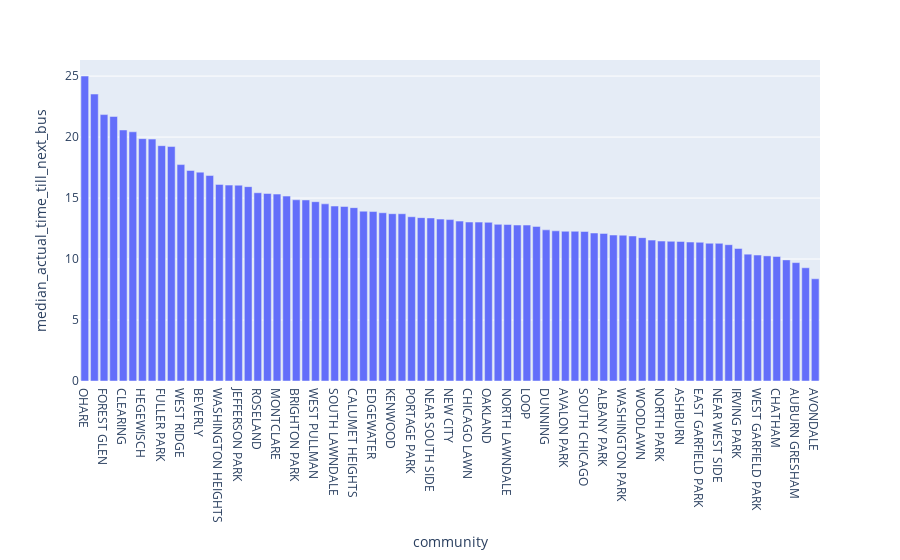

Write notebook code for a chart like this one.
### Code cell
import plotly.express as px
test = all_metrics_ca.sort_values(by='median_actual_time_till_next_bus', ascending=False)
fig = px.bar(test, x='community', y='median_actual_time_till_next_bus')
fig.show()

### Figure 1 — Plotly figure (JSON) as saved in the notebook; plotly's stock layout.template omitted (floating-point values rounded to 4 significant figures)
{"data": [{"alignmentgroup": "True", "hovertemplate": "community=%{x}<br>median_actual_time_till_next_bus=%{y}<extra></extra>", "legendgroup": "", "marker": {"color": "#636efa", "pattern": {"shape": ""}}, "name": "", "offsetgroup": "", "orientation": "v", "showlegend": false, "textposition": "auto", "type": "bar", "x": ["OHARE", "EDISON PARK", "FOREST GLEN", "NORWOOD PARK", "CLEARING", "GARFIELD RIDGE", "HEGEWISCH", "EAST SIDE", "FULLER PARK", "ARMOUR SQUARE", "WEST RIDGE", "MOUNT GREENWOOD", "BEVERLY", "MORGAN PARK", "WASHINGTON HEIGHTS", "PULLMAN", "JEFFERSON PARK", "BURNSIDE", "ROSELAND", "MCKINLEY PARK", "MONTCLARE", "ROGERS PARK", "BRIGHTON PARK", "SOUTH DEERING", "WEST PULLMAN", "ARCHER HEIGHTS", "SOUTH LAWNDALE", "DOUGLAS", "CALUMET HEIGHTS", "HYDE PARK", "EDGEWATER", "LOWER WEST SIDE", "KENWOOD", "LINCOLN SQUARE", "PORTAGE PARK", "SOUTH SHORE", "NEAR SOUTH SIDE", "GRAND BOULEVARD", "NEW CITY", "BRIDGEPORT", "CHICAGO LAWN", "WEST LAWN", "OAKLAND", "BELMONT CRAGIN", "NORTH LAWNDALE", "UPTOWN", "LOOP", "GAGE PARK", "DUNNING", "WEST ENGLEWOOD", "AVALON PARK", "HERMOSA", "SOUTH CHICAGO", "ENGLEWOOD", "ALBANY PARK", "LOGAN SQUARE", "WASHINGTON PARK", "RIVERDALE", "WOODLAWN", "GREATER GRAND CROSSING", "NORTH PARK", "LINCOLN PARK", "ASHBURN", "WEST ELSDON", "EAST GARFIELD PARK", "NEAR NORTH SIDE", "NEAR WEST SIDE", "AUSTIN", "IRVING PARK", "LAKE VIEW", "WEST GARFIELD PARK", "WEST TOWN", "CHATHAM", "NORTH CENTER", "AUBURN GRESHAM", "HUMBOLDT PARK", "AVONDALE"], "xaxis": "x", "y": [25.0, 23.53, 21.84, 21.69, 20.58, 20.43, 19.87, 19.83, 19.29, 19.22, 17.74, 17.26, 17.13, 16.85, 16.12, 16.06, 16.05, 15.94, 15.43, 15.38, 15.33, 15.16, 14.86, 14.84, 14.7, 14.52, 14.34, 14.31, 14.21, 13.92, 13.89, 13.79, 13.72, 13.71, 13.47, 13.39, 13.37, 13.27, 13.23, 13.11, 13.03, 13.03, 13.01, 12.84, 12.83, 12.79, 12.78, 12.68, 12.39, 12.31, 12.28, 12.28, 12.26, 12.13, 12.1, 11.97, 11.96, 11.89, 11.75, 11.55, 11.47, 11.45, 11.44, 11.39, 11.37, 11.29, 11.29, 11.18, 10.86, 10.4, 10.33, 10.26, 10.21, 9.929, 9.707, 9.283, 8.38], "yaxis": "y"}], "layout": {"barmode": "relative", "legend": {"tracegroupgap": 0}, "margin": {"t": 60}, "xaxis": {"anchor": "y", "domain": [0, 1], "title": {"text": "community"}}, "yaxis": {"anchor": "x", "domain": [0, 1], "title": {"text": "median_actual_time_till_next_bus"}}}}
